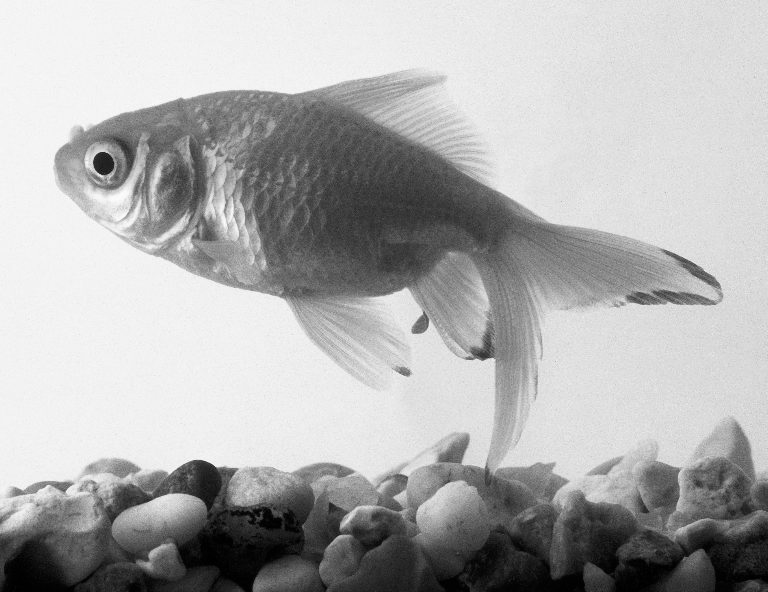
#> input picture DIVP/Images/goldfish.tif, 768 x 592 px, found by its file name
$ python grey_level_slicing.py
#> lines starting #> are read from the running program, lines starting #| are printed output that depends on the picture; after the words box and inside, x2 and y2 are one past the last pixel; in counts of white or black regions, pixels touching at a corner belong together
import cv2
import numpy as np
from matplotlib import pyplot as plt
# Load the image
img = cv2.imread('images/goldfish.tif',0)
#> img is the input picture: shape (592, 768); min 0, max 253, mean 175.9
# Find width and height of image
row, column = img.shape
#> row = 592; column = 768
# Create an zeros array to store the sliced image
img1 = np.zeros((row,column),dtype = 'uint8')
img2 = np.zeros((row,column),dtype = 'uint8')

# Specify the min and max range
min_range = 10
max_range = 150

# Loop over the input image and if pixel value lies in desired range set it to 255 otherwise set it to 0.
for i in range(row):
    for j in range(column):
        #without background
        if img[i,j]>min_range and img[i,j]<max_range:
            img1[i,j] = 180    #without background
            img2[i,j] = img[i,j] + 30    #with background
        else:
            img1[i,j] = 0    #without background
            img2[i,j] = img[i,j]    #with background
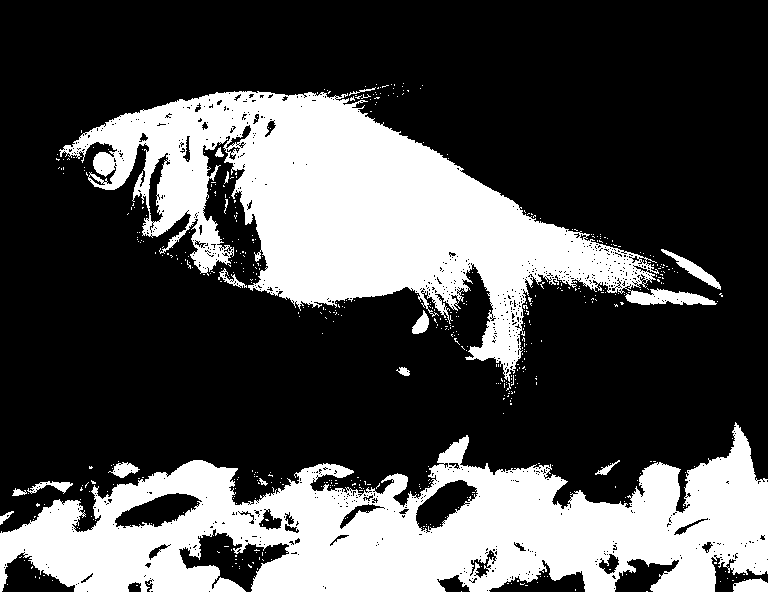
#> img1: shape (592, 768); values 0 (black) and 180 (white), 30.9% white; 539 white regions (522 under 20 px), largest, box (x1, y1, x2, y2) and area: (0, 422, 768, 592) 70048, (59, 91, 717, 382) 67173, (661, 249, 721, 290) 528
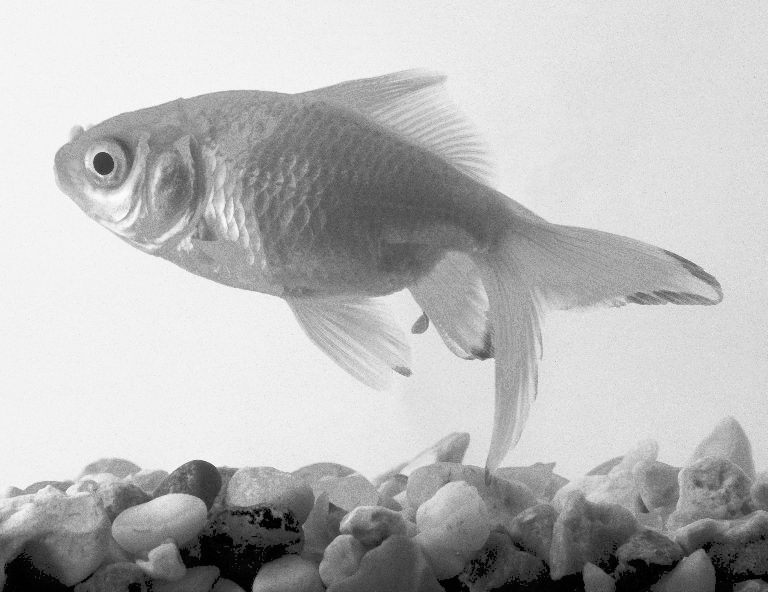
#> img2: shape (592, 768); min 0, max 253, mean 185.2

# Display the image
plt.subplot(2, 3, 1), plt.imshow(img, 'gray'),plt.title('Original Image')
plt.subplot(2, 3, 2), plt.imshow(img1, 'gray'),plt.title('Gray Level Sliced Image without Background')
plt.subplot(2, 3, 3), plt.imshow(img2, 'gray'),plt.title('Gray Level Sliced Image with Background')
plt.subplot(2, 3, 4),plt.hist(img.ravel(),256,[0,256]),plt.title('Histogram of Original Image')
plt.subplot(2, 3, 5),plt.hist(img1.ravel(),256,[0,256]),plt.title('Histogram of Image sliced without Background')
plt.subplot(2, 3, 6),plt.hist(img2.ravel(),256,[0,256]),plt.title('Histogram of Image sliced with Background')
plt.show()
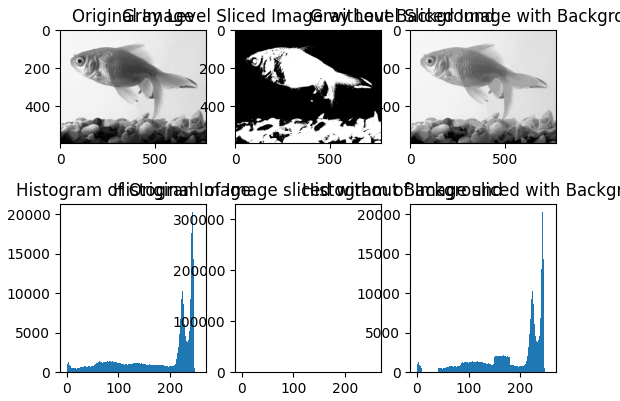
#> figure drawn by matplotlib, 6 panels; panel 4: tallest bar 20290 high, from x = 242 to 243; panel 5: tallest bar 313959 high, from x = 0 to 1; panel 6: tallest bar 20290 high, from x = 242 to 243

$ run again, with DIVP/Images/board.tif copied over DIVP/Images/goldfish.tif
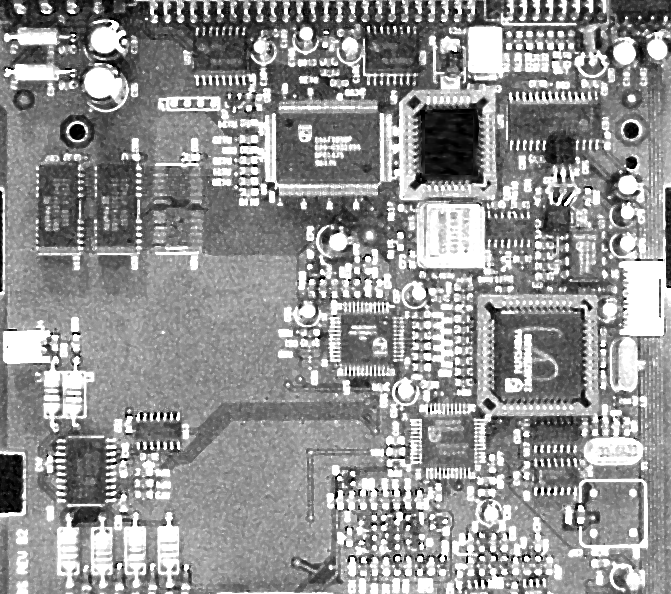
#> input picture DIVP/Images/board.tif, 671 x 594 px, found by its file name
#> img is the input picture: shape (594, 671); min 0, max 255, mean 146.4
#> after the loop `for i in range(row):`:
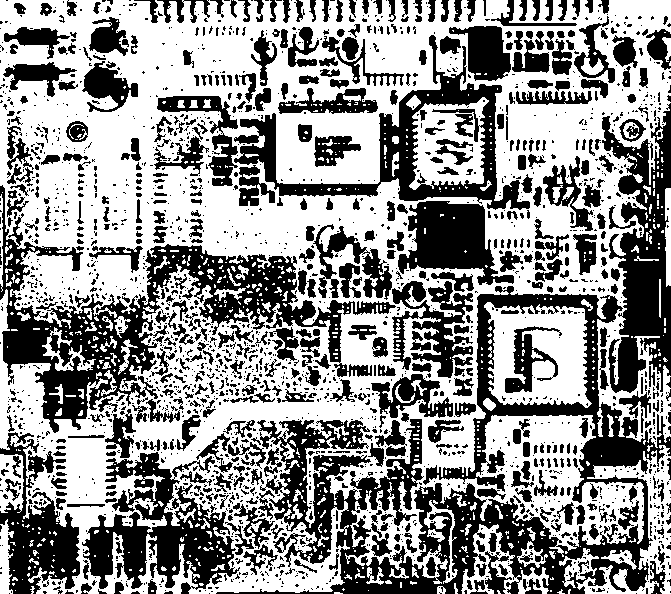
#> img1: shape (594, 671); values 0 (black) and 180 (white), 56.9% white; 2279 black regions (1759 under 20 px), largest, box (x1, y1, x2, y2) and area: (216, 286, 671, 594) 33397, (0, 185, 396, 433) 20190, (602, 103, 671, 393) 10329
#> after the loop `for i in range(row):`:
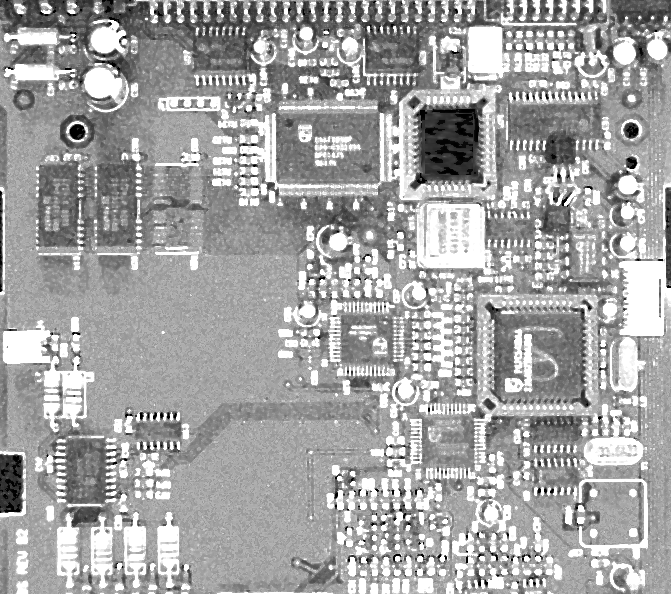
#> img2: shape (594, 671); min 0, max 255, mean 163.5
